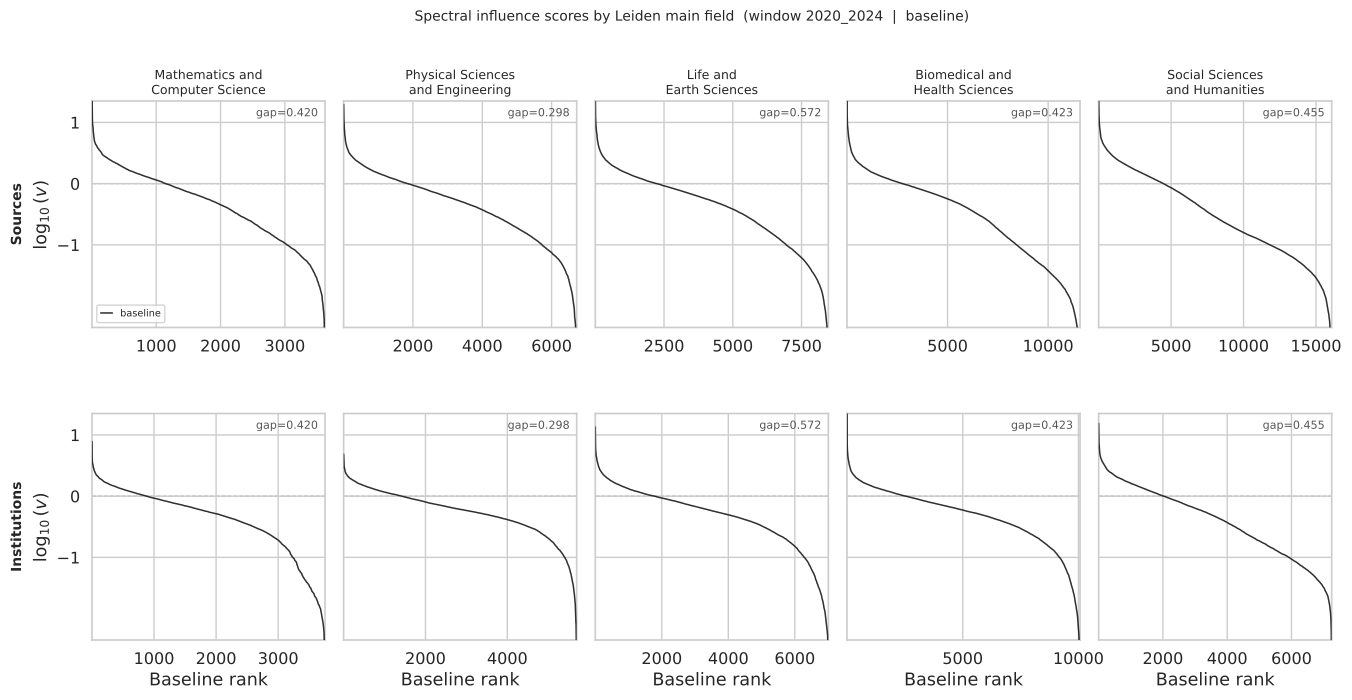

Python code for this plot:
"""
leiden_facets.py — Log(v) vs rank for all 5 Leiden groups.

Layout: 2 rows × 5 columns
  Row 0  : Sources
  Row 1  : Institutions
  Columns: Leiden groups 1–5

Baseline is drawn as a black line (x-axis = baseline rank).
Sensitivity variants are overlaid as coloured scatter points, x-axis locked
to the same baseline rank so rank displacements are directly visible.

Format mirrors EconomicsBusiness/spectral_results_analysis/fig_5:
  x-axis : rank by v score within the baseline (1 = highest)
  y-axis : log₁₀(v)
  y-range: [-2.35, 1.35], ticks at -1, 0, 1
  Dashed grey line at y=0 (v=1, the mean)

Usage:
  .venv/bin/python analysis/leiden_facets.py
  .venv/bin/python analysis/leiden_facets.py --labels baseline tau20 rho1 eps1 om1 beta1
  .venv/bin/python analysis/leiden_facets.py --window 2020_2024 --out analysis/leiden_facets.pdf
"""

import sys
import json
import argparse
from pathlib import Path

import numpy as np
import pandas as pd
import matplotlib
matplotlib.use('Agg')
import matplotlib.pyplot as plt
import seaborn as sns

sys.path.insert(0, str(Path(__file__).parent.parent))
from util import load_config

LEIDEN_NAMES = {
    1: 'Mathematics and\nComputer Science',
    2: 'Physical Sciences\nand Engineering',
    3: 'Life and\nEarth Sciences',
    4: 'Biomedical and\nHealth Sciences',
    5: 'Social Sciences\nand Humanities',
}

# Visual style per label — baseline is a line, variants are scatter points
STYLE = {
    'baseline': dict(color='#1a1a1a', marker=None, lw=1.1, alpha_vis=0.9, zorder=7),
    'tau20':    dict(color='#e41a1c', marker='o',  s=2,   lw=0.6, alpha_vis=0.7, zorder=5),
    'rho1':     dict(color='#377eb8', marker='o',  s=2,   lw=0.6, alpha_vis=0.7, zorder=4),
    'eps1':     dict(color='#4daf4a', marker='o',  s=2,   lw=0.6, alpha_vis=0.7, zorder=3),
    'om1':      dict(color='#ff7f00', marker='o',  s=2,   lw=0.6, alpha_vis=0.7, zorder=6),
    'beta1':      dict(color='#984ea3', marker='o',  s=2,   lw=0.6, alpha_vis=0.7, zorder=2),
    'OECDG20CIA': dict(color='#a65628', marker='o',  s=2,   lw=0.6, alpha_vis=0.7, zorder=1),
    'CIAA':       dict(color='#f781bf', marker='o',  s=2,   lw=0.6, alpha_vis=0.7, zorder=0),
}

DISPLAY_LABEL = {
    'baseline':   'baseline',
    'tau20':      'τ=20',
    'rho1':       'ρ=1',
    'eps1':       'ε=1',
    'om1':        'ω=1',
    'beta1':      'β=1',
    'OECDG20CIA': 'OECDG20−CIA',
    'CIAA':       'CIAA',
}

_LOG_LO, _LOG_HI = -2.35, 1.35
_LOG_TICKS = [-1, 0, 1]


def _lv(v: np.ndarray) -> np.ndarray:
    return np.log10(np.clip(v, 1e-10, None))


def _pub_theme():
    sns.set_theme(style='whitegrid', font_scale=1.05)
    plt.rcParams.update({
        'axes.linewidth':    1.2,
        'xtick.major.width': 1.2, 'ytick.major.width': 1.2,
        'xtick.major.size':  5,   'ytick.major.size':  5,
    })


def load_leiden(working: Path, lid: int, window: str, label: str):
    rk_path   = working / f'rankings_{lid}_{window}_{label}.parquet'
    diag_path = working / f'rankings_{lid}_{window}_{label}_diag.json'
    if not rk_path.exists():
        return None, {}
    df   = pd.read_parquet(rk_path)
    diag = json.loads(diag_path.read_text()) if diag_path.exists() else {}
    return df, diag


def draw_panel(ax, series: dict, unit_key: str,
               n_baseline: int, gap: float,
               title: str = '', ylabel: str = '',
               xlabel: bool = True,
               show_legend: bool = False) -> None:
    """
    series: {label: DataFrame with columns [unit_idx, rank_v, v]}
    unit_key: 'S' or 'U'
    Baseline rank is the x-axis; variants are projected onto it.
    """
    baseline_df = series.get('baseline')
    if baseline_df is None:
        return

    base_rank_map = baseline_df.set_index('unit_idx')['rank_v'].to_dict()

    for label, style in STYLE.items():
        if label not in series:
            continue
        df = series[label]
        if df.empty:
            continue

        is_baseline = style['marker'] is None
        disp = DISPLAY_LABEL.get(label, label)

        if is_baseline:
            df_sorted = df.sort_values('rank_v')
            ax.plot(
                df_sorted['rank_v'].values,
                _lv(df_sorted['v'].values),
                color=style['color'], linewidth=style['lw'],
                alpha=style['alpha_vis'], zorder=style['zorder'],
                label=disp,
            )
        else:
            # Project onto baseline rank axis
            df2 = df.copy()
            df2['baseline_rank'] = df2['unit_idx'].map(base_rank_map)
            df2 = df2.dropna(subset=['baseline_rank']).sort_values('baseline_rank')
            n_overlap = len(df2)
            ax.scatter(
                df2['baseline_rank'].values,
                _lv(df2['v'].values),
                color=style['color'], marker=style['marker'],
                s=style['s'], linewidths=style['lw'],
                alpha=style['alpha_vis'], zorder=style['zorder'],
                label=f'{disp}  ({n_overlap:,}/{n_baseline:,})',
            )

    ax.axhline(0.0, color='#999999', linewidth=0.8, linestyle='--', zorder=0)
    ax.set_ylim(_LOG_LO, _LOG_HI)
    ax.set_yticks(_LOG_TICKS)
    ax.set_xlim(1, n_baseline)
    ax.text(0.97, 0.97, f'gap={gap:.3f}',
            transform=ax.transAxes, ha='right', va='top',
            fontsize=8, color='#555555')
    if title:
        ax.set_title(title, fontsize=9, pad=5)
    if ylabel:
        ax.set_ylabel(ylabel, labelpad=4)
    if xlabel:
        ax.set_xlabel('Baseline rank', labelpad=3)
    else:
        ax.set_xlabel('')
    if show_legend:
        ax.legend(fontsize=7, framealpha=0.85, loc='lower left',
                  markerscale=2.0, handlelength=1.2)


def main():
    parser = argparse.ArgumentParser()
    parser.add_argument('--window', default='2020_2024')
    parser.add_argument('--labels', nargs='+',
                        default=['baseline', 'tau20', 'rho1', 'eps1', 'om1', 'beta1'])
    parser.add_argument('--out', default='analysis/leiden_facets.pdf')
    args = parser.parse_args()

    paths = load_config()
    _pub_theme()

    fig, axes = plt.subplots(2, 5, figsize=(16, 7),
                             sharey=True,
                             gridspec_kw={'hspace': 0.38, 'wspace': 0.08})

    for col, lid in enumerate(range(1, 6)):
        # Load all requested labels for this leiden group
        series_s: dict[str, pd.DataFrame] = {}
        series_u: dict[str, pd.DataFrame] = {}
        gap = float('nan')

        for lbl in args.labels:
            df, diag = load_leiden(paths.working, lid, args.window, lbl)
            if df is None:
                continue
            if lbl == 'baseline':
                gap = diag.get('spectral_gap', float('nan'))
            series_s[lbl] = df[df['unit_type'] == 'S'][['unit_idx', 'rank_v', 'v']].copy()
            series_u[lbl] = df[df['unit_type'] == 'U'][['unit_idx', 'rank_v', 'v']].copy()

        n_s = len(series_s.get('baseline', pd.DataFrame()))
        n_u = len(series_u.get('baseline', pd.DataFrame()))

        draw_panel(
            axes[0, col], series_s, 'S',
            n_baseline=n_s, gap=gap,
            title=LEIDEN_NAMES[lid],
            ylabel=r'$\log_{10}(v)$' if col == 0 else '',
            xlabel=False,
            show_legend=(col == 0),
        )
        draw_panel(
            axes[1, col], series_u, 'U',
            n_baseline=n_u, gap=gap,
            title='',
            ylabel=r'$\log_{10}(v)$' if col == 0 else '',
            xlabel=True,
            show_legend=False,
        )

        for row in (0, 1):
            if col > 0:
                axes[row, col].tick_params(labelleft=False)

    # Row labels
    axes[0, 0].annotate('Sources', xy=(-0.32, 0.5), xycoords='axes fraction',
                        rotation=90, va='center', ha='center',
                        fontsize=10, fontweight='bold')
    axes[1, 0].annotate('Institutions', xy=(-0.32, 0.5), xycoords='axes fraction',
                        rotation=90, va='center', ha='center',
                        fontsize=10, fontweight='bold')

    label_str = ', '.join(args.labels)
    fig.suptitle(
        f'Spectral influence scores by Leiden main field  '
        f'(window {args.window}  |  {label_str})',
        fontsize=10, y=1.01,
    )

    out = Path(args.out)
    out.parent.mkdir(parents=True, exist_ok=True)
    fig.savefig(out, bbox_inches='tight', dpi=150)
    print(f'Saved: {out}')
    plt.close(fig)


if __name__ == '__main__':
    main()
